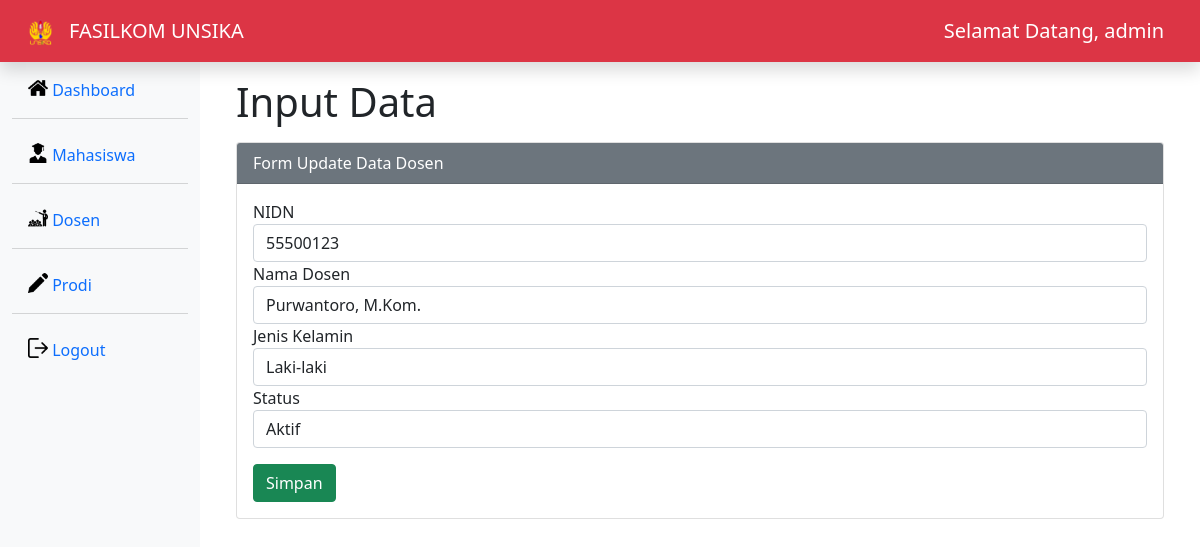
The page /dosen_update.php?nidn=55500123 (signed in) on the database its author committed.
### tables this page shows
CREATE TABLE `dosen` (
  `nidn` varchar(15) NOT NULL,
  `nama_dosen` varchar(35) NOT NULL,
  `jenis_kelamin` varchar(35) NOT NULL,
  `status` varchar(35) NOT NULL
);

### dosen_update.php (the view, shortened to what this page needs)
<!DOCTYPE html>
<html lang="en">
<head>
    <link rel="stylesheet" href="bootstrap-5.1.3-dist/css/bootstrap.min.css">
</head>
<body>
<nav class="navbar navbar-dark bg-danger flex-md-nowrap p-2 shadow col-12">
    <div class="container-fluid">
        <div class="d-flex flex-row">
            <div class="p-2"><img src="img/Logo_Unsika.png" width="25"></div>
            <div class="p-2"><span class="navbar-brand">FASILKOM UNSIKA</span></div>
        </div>
        <span class="navbar-brand mb-0 float-right">Selamat Datang, <?php echo $_SESSION["username"] ?></span>
    </div>
</nav>
<div class="container-fluid">
	<div class="row">
		<div class="col-md-2 d-none d-md-block bg-light sidebar" style="height: 100vh">
			<div class="sidebar-sticky">
				<ul class="nav flex-column">
                    <li class="nav-item mt-2 active">
						<a class="nav-link" href="index.php">
                        <img src="img/home.png" width="20" height="20" class="d-inline-block align-top">
							Dashboard
						</a>
					</li>
                    <div class="dropdown-divider"></div>
					<li class="nav-item mt-2 active">
						<a class="nav-link" href="mahasiswa.php">
                        <img src="img/student-with-graduation-cap.png" width="20" height="20" class="d-inline-block align-top">
							Mahasiswa
						</a>
					</li>
					<div class="dropdown-divider"></div>
					<li class="nav-item mt-2">
						<a class="nav-link" href="dosen.php">
                        <img src="img/lecture.png" width="20" height="20" class="d-inline-block align-top">
							Dosen
						</a>
					</li>
					<div class="dropdown-divider"></div>
					<li class="nav-item mt-2">
						<a class="nav-link" href="prodi.php">
                        <img src="img/pencil.png" width="20" height="20" class="d-inline-block align-top">
							Prodi
						</a>
					</li>
                    <div class="dropdown-divider"></div>
                    <li class="nav-item mt-2">
						<a class="nav-link" href="logout.php">
                        <img src="img/logout.png" width="20" height="20" class="d-inline-block align-top">
							Logout
						</a>
					</li>
				</ul>
			</div>
		</div>
        <div class="col-10">
			<div class="container-fluid mt-3">
				<h1>Input Data</h1>
				<div class="card mt-3">
					<div class="card-header bg-secondary text-white">
						Form Update Data Dosen
					</div>
                    <?php
                        include 'koneksi.php';
                        $nidn=$_GET['nidn'];
                        $data=mysqli_query($koneksi,"SELECT * from dosen where nidn='$nidn' ") or die(mysqli_error($koneksi));
                        $dosen=mysqli_fetch_array($data);
                    ?>
					<div class="card-body">
					<form method="post" action="dosen_updateproses.php?nidn=<?php echo $nidn?>" enctype="multipart/form-data">
                        <div class="form-group">
                            <label>NIDN</label>
                            <input type="text" name="nidn" class="form-control" value="<?php echo $dosen['nidn']?>" required>
                        </div>
                        <div class="form-group">
                            <label>Nama Dosen</label>
                            <input type="text" name="nama_dosen" class="form-control" value="<?php echo $dosen['nama_dosen']?>" required>
                        </div>
                        <div class="form-group">
                            <label>Jenis Kelamin</label>
							<select name="jenis_kelamin" class="form-control" required>
								<option selected value="<?php echo $dosen['jenis_kelamin']?>"><?php echo $dosen['jenis_kelamin']?></option>
                            </select>
                        </div>
                        <div class="form-group">
                            <label>Status</label>
							<select name="status" class="form-control" required>
								<option selected value="<?php echo $dosen['status']?>"><?php echo $dosen['status']?></option>
                            </select>
                        </div>
						<button type="submit" class="btn btn-success mt-3" name="simpan">Simpan</button>
					</div>
				</div>
			</div>
		</div>
    </div>
</div>
</body>
</html>

### rows shown on the page
dosen: nidn "55500123", nama_dosen "Purwantoro, M.Kom.", jenis_kelamin "Laki-laki", status "Aktif"

### other values the page prints
$_SESSION["username"] "admin"
